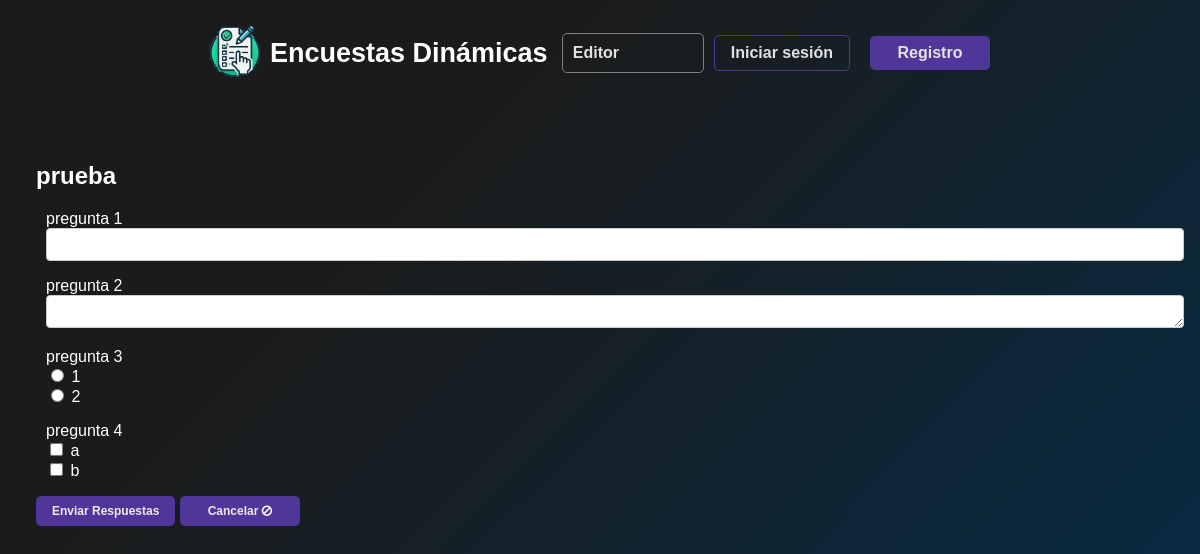
Screenshot of /responder.php with the database file from the repository.
### tables this page shows
CREATE TABLE `enc_encuestasm` (
  `idencuesta` int(11) NOT NULL,
  `nombre` varchar(255) NOT NULL,
  `descripcion` varchar(255) NOT NULL,
  `idusuario` int(11) NOT NULL,
  `fecha` date NOT NULL,
  `activo` varchar(1) NOT NULL
);

CREATE TABLE `enc_pregunta` (
  `idpregunta` int(11) NOT NULL,
  `idencuesta` int(11) NOT NULL,
  `textopregunta` varchar(255) NOT NULL,
  `requerida` varchar(1) NOT NULL,
  `idtipopregunta` int(11) NOT NULL
);

CREATE TABLE `enc_opcion` (
  `idopciones` int(11) NOT NULL,
  `idpregunta` int(11) NOT NULL,
  `opcion` varchar(255) NOT NULL
);

### responder.php (the view, shortened to what this page needs)
<?php
require 'config/database.php';
if (!isset($_GET['id'])) {
    $sql = "SELECT idencuesta FROM enc_encuestasm LIMIT 1";
    $stmt = $pdo->query($sql);
    $result = $stmt->fetch();
    $encuesta_id = $result['idencuesta'] ?? null;
}
$sql = "SELECT * FROM enc_encuestasm WHERE idencuesta = :id";
$stmt = $pdo->prepare($sql);
$stmt->execute(['id' => $encuesta_id]);
$encuesta = $stmt->fetch(PDO::FETCH_ASSOC);
$sql_preguntas = "SELECT * FROM enc_pregunta WHERE idencuesta = :id";
$stmt_preguntas = $pdo->prepare($sql_preguntas);
$stmt_preguntas->execute(['id' => $encuesta_id]);
$preguntas = $stmt_preguntas->fetchAll(PDO::FETCH_ASSOC);
$nuevas_preguntas = [];
foreach ($preguntas as $pregunta) {
    $sql_opciones = "SELECT * FROM enc_opcion WHERE idpregunta = :idpregunta";
    $stmt_opciones = $pdo->prepare($sql_opciones);
    $stmt_opciones->execute(['idpregunta' => $pregunta['idpregunta']]);
    $opciones = $stmt_opciones->fetchAll(PDO::FETCH_ASSOC);
    $pregunta['opciones'] = in_array($pregunta['idtipopregunta'], [3, 4]) ? $opciones : [];
    $nuevas_preguntas[] = $pregunta;
}
$preguntas = $nuevas_preguntas;
?>
<!DOCTYPE html>
<html lang="es">
<head>
    <link rel="stylesheet" href="/encuestas/assets/css/style.css">
</head>
<body>
    <?php include __DIR__ . "/includes/header.php"; ?>
    <section class="container mt-5">
        <section class="card">
            <header class="card-header bg-success text-white">
                <h2 class="card-title"><?php echo $encuesta['nombre'] ?? 'Encuesta'; ?></h2>
            </header>
            <div class="card-body">
                <form action="guardar_respuestas.php" method="POST">
                    <?php foreach ($preguntas as $pregunta): ?>
                        <div class="form-group mt-3">
                            <label><?php echo $pregunta['textopregunta']; ?></label>
                            <?php if ($pregunta['idtipopregunta'] == 1): ?>
                                <input type="text" name="respuestas[<?php echo $pregunta['idpregunta']; ?>]" class="form-control">
                            <?php elseif ($pregunta['idtipopregunta'] == 2): ?>
                                <textarea name="respuestas[<?php echo $pregunta['idpregunta']; ?>]" class="form-control"></textarea>
                            <?php elseif ($pregunta['idtipopregunta'] == 3): ?>
                                <?php foreach ($pregunta['opciones'] as $opcion): ?>
                                    <div class="form-check">
                                        <input type="radio" name="respuestas[<?php echo $pregunta['idpregunta']; ?>]" value="<?php echo $opcion['idopciones']; ?>" class="form-check-input">
                                        <label class="form-check-label"><?php echo $opcion['opcion']; ?></label>
                                    </div>
                                <?php endforeach; ?>
                            <?php elseif ($pregunta['idtipopregunta'] == 4): ?>
                                <?php foreach ($pregunta['opciones'] as $opcion): ?>
                                    <div class="form-check">
                                        <input type="checkbox" name="respuestas[<?php echo $pregunta['idpregunta']; ?>][]" value="<?php echo $opcion['idopciones']; ?>" class="form-check-input">
                                        <label class="form-check-label"><?php echo $opcion['opcion']; ?></label>
                                    </div>
                                <?php endforeach; ?>
                            <?php endif; ?>
                        </div>
                    <?php endforeach; ?>
                    <div class="mt-4">
                        <button type="submit" class="btn btn-primary">Enviar Respuestas</button>
                        <button type="button" class="btn btn-default" onclick="window.location.href='welcome.php'">
                                Cancelar <i class="fa fa-ban"></i>
                            </button>
                    </div>
                </form>
            </div>
        </section>
    </section>
</body>
</html>

### includes/header.php (shortened to what this page needs)
<!DOCTYPE html>
<html lang="es">
<head>
    <link rel="stylesheet" href="/encuestas/assets/css/style.css">
    <link rel="stylesheet" href="https://cdnjs.cloudflare.com/ajax/libs/font-awesome/4.7.0/css/font-awesome.min.css">
</head>
<body>
    <header class="header-container">
        <div class="header_one">
            <a href="/encuestas/index.php">
                <img class="logo" src="/encuestas/imagenes/logo4.webp" alt="logo">
            </a>
            <h2 class="title_page">Encuestas Dinámicas</h2>
        </div>
        <div class="header_two">
            <a href="reset-password.php" class="change_pass_button">Editor</a>
            <?php if (isset($_SESSION['idusuario'])): ?>
                <a href="/encuestas/logout.php"><button class="index_button_two">Cerrar sesión</button></a>
            <?php else: ?>
                <a href="/encuestas/login.php"><button class="index_button_one">Iniciar sesión</button></a>
                <a href="/encuestas/register.php"><button class="index_button_two">Registro</button></a>
            <?php endif; ?>
        </div>
    </header>

### assets/css/style.css (style rules this page uses)
* { font-family: 'Arial'; color: white; }
html, body { height: 100%; min-height: 100vh; margin: 0; padding: 0; background-color: #003153; background-image: linear-gradient(315deg, #003153 0%, #1B1B1B 74%); width: 100%; overflow-x: hidden; }
.container { height: 95%; min-height: 95vh; width: 95%; padding: 3%; }
.header-container { font-weight: bold; font-size: 18px; align-items: center; display: flex; flex-direction: row; margin: 15px 200px; justify-content: space-between; }
.header_one { display: flex; align-items: center; }
.header_one a { padding: 10px; text-decoration: none; }
.logo { width: 50px; height: auto; }
.header_two { display: flex; align-items: center; }
.header_two a { padding: 10px; text-decoration: none; }
a { color: white; transition: all 0.3s ease 0s; }
input { color: rgb(39, 39, 39); }
.index_button_one { color: rgb(225, 225, 225); font-weight: bold; font-size: 16px; background-color: transparent; border-radius: 5px; border-color: #51369A; border-style: solid; border-width: 1.5px; padding: 0.5rem 1rem; min-width: 120px; cursor: pointer; transition: all 0.3s ease 0s; }
.index_button_two { color: rgb(225, 225, 225); font-weight: bold; font-size: 16px; background-color: #51369A; border-radius: 5px; border: none; padding: 0.5rem 1rem; min-width: 120px; cursor: pointer; transition: all 0.3s ease 0s; }
.change_pass_button { color: rgb(225, 225, 225); font-weight: bold; font-size: 16px; background-color: transparent; border-radius: 5px; border-color: gray; border-style: solid; border-width: 1.5px; padding: 0.5rem 1rem; min-width: 120px; cursor: pointer; transition: all 0.3s ease 0s; }
.form-group { margin: 0px 10px; margin-bottom: 1rem; }
.form-control { width: 100%; padding: 0.5rem; border: 1px solid #ccc; border-radius: 4px; }
textarea { max-height: 15px; color: rgb(39, 39, 39); }
button { color: rgb(233, 233, 233); font-weight: bold; font-size:12px; background-color: #51369A; border-radius: 5px; border: none; padding: 0.5rem 1rem; min-width: 120px; cursor: pointer; transition: all 0.3s ease 0s; }

### rows the page displays
enc_encuestasm: nombre "prueba"
enc_pregunta: textopregunta "pregunta 1"
enc_pregunta: textopregunta "pregunta 2"
enc_pregunta: textopregunta "pregunta 3"
enc_opcion: opcion "1"
enc_opcion: opcion "2"
enc_pregunta: textopregunta "pregunta 4"
enc_opcion: opcion "a"
enc_opcion: opcion "b"
